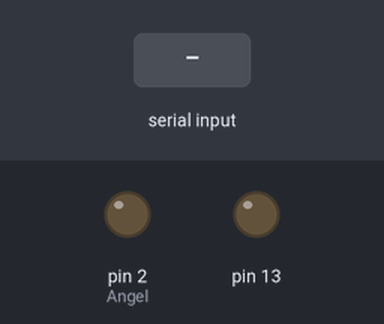
Simulated run of this sketch. Board: Arduino Uno, built with avr-gcc and run on an emulated ATmega328P. Shown: output pins drawn as LEDs (lit = HIGH). The test bench sets the inputs (shaded band).

Above: at 1.2 s.
1.3 s: "1" received over Serial
At 2.5 s:
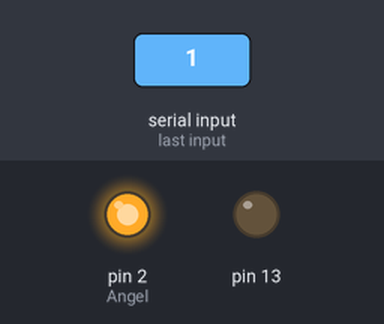
2.8 s: "C" received over Serial
At 3.8 s:
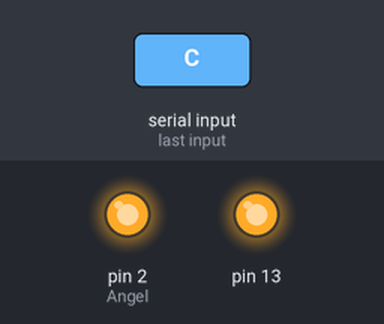
4.3 s: "0" received over Serial
At 5.0 s:
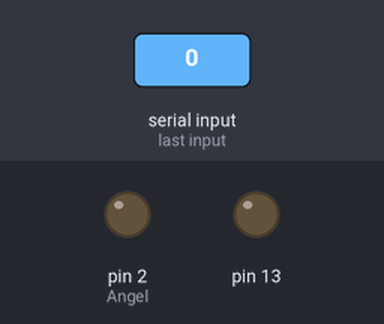
5.8 s: "P" received over Serial
At 6.1 s:
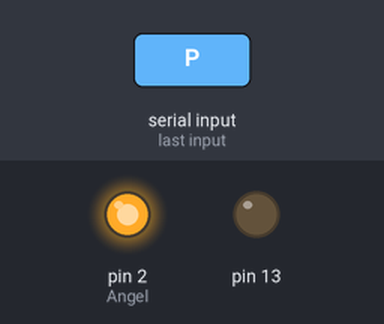
Timing chart, 0 to 8.3 s (numbered marks = the images above; inputs shaded):
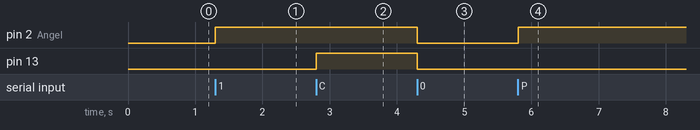

The sketch:

LightAngel.ino
```cpp
/*
 * LightAngel
 * Lighting Angel and angle's bow arrow
 */
#include <SoftwareSerial.h>

#define rxPin 10     // rxPin num setup
#define txPin 11   // txPin num setup
SoftwareSerial SignalSerial(rxPin,txPin);

#define Speed 9600 // Serial Speed

// Global Variables
int data;         // marge data
int ArduinoID;    // Get Arduino Identifier
int Mode = '0';   // init mode
int BPM;          // Beat Per Minutes
int Pulse;        // Pulse Peak
int data_1;       // up bit data
int data_2;       // under bit data(BPM)

char PrevMode;

char ControlWord = 'C';
char stack;

void setup() {
  // OUTPUT Angel Setup
  pinMode(2,OUTPUT);  // Angel

  // Flag Check
  pinMode(13,OUTPUT);

  Serial.begin(Speed);
  SignalSerial.begin(Speed);
}

void loop() {

  get_word();

  // switch Mode
  switch(ControlWord){
    // All turn off Mode
    case '0':
      digitalWrite(13,LOW);
      turnoffAngel();
      break;

    // All turn on Mode
    case '1':
      digitalWrite(13,LOW);
      turnonAngel();
      break;

    // Pattern Light Mode
    case 'P':
      digitalWrite(13,LOW);
      turnonAngel();
      break;

    // Conbination Light Mode
    case 'C':
      digitalWrite(13,HIGH);
      turnonAngel();
      break;
  }

}
```

LightFunction.ino
```cpp
/*
 * LightFunction
 * Lighting Funtions
 */

// All turn off
void turnoffAngel() {
    digitalWrite(2,LOW);
}

// All turn on
void turnonAngel() {
    digitalWrite(2,HIGH);
}
```

SerialFunction.ino
```cpp
bool get_word(){
  while(Serial.available() > 0)
  stack = Serial.read();

  if(stack != ControlWord){
    ControlWord = stack;
    return true;
  }else{
    return false;
  }

}

bool get_data(){
  if(SignalSerial.available() >= sizeof(byte)+sizeof(int))
  if(SignalSerial.read()=='H'){
    data_1 = SignalSerial.read();
    data_2 = SignalSerial.read();

    Pulse = bitRead(data_1,1);
    ArduinoID = bitRead(data_1,4);
    BPM = data_2;

    data = makeWord(data_1,data_2);

    return true;
  }
  return false;
}
```

Measured:
- after the input at 1.3 s, pin 2 (Angel): LOW → HIGH at once
- after the input at 2.8 s, pin 13: LOW → HIGH at once
- after the input at 4.3 s, pin 2 (Angel), pin 13: HIGH → LOW at once
- after the input at 5.8 s, pin 2 (Angel): LOW → HIGH at once
